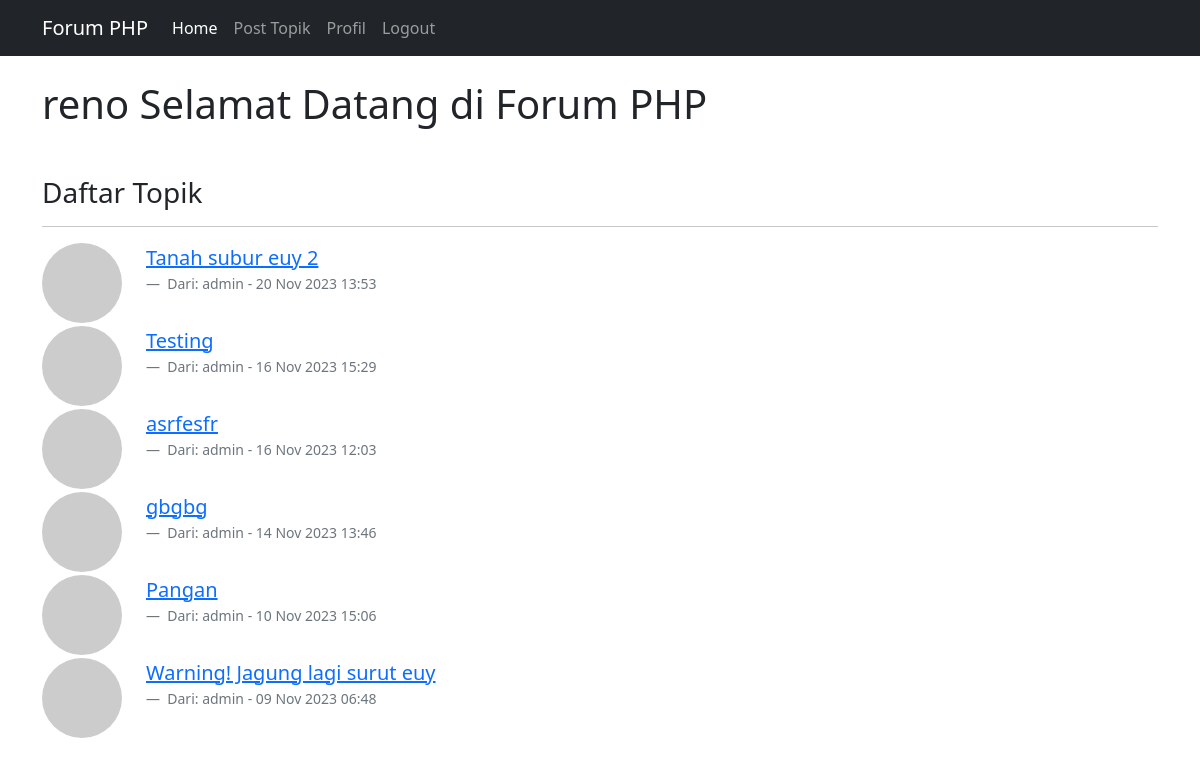
The page /forum/index.php (signed in) on the database its author committed.
### tables this page shows
CREATE TABLE `topik` (
  `id` int(11) NOT NULL,
  `judul` text NOT NULL,
  `deskripsi` text DEFAULT NULL,
  `tanggal` datetime NOT NULL,
  `id_user` int(11) NOT NULL
);

CREATE TABLE `users` (
  `id` int(11) NOT NULL,
  `nama` varchar(255) NOT NULL,
  `email` varchar(255) NOT NULL,
  `password` varchar(255) NOT NULL
);

### forum/index.php (the view, shortened to what this page needs)
<!doctype html>
<html lang="en">
  <head>
    <link href="bootstrap/css/bootstrap.min.css" rel="stylesheet">
  </head>
  <body>
      <?php
      include 'menu.php';
      ?>
      <div class="container">
        <h1>
          <?php
          if (isset($_SESSION['user'])) {
            echo $_SESSION['user']['nama'];
          }
          ?>
          Selamat Datang di Forum PHP
        </h1>
        <?php
        if (isset($_SESSION['user']) && !empty($_SESSION['user'])) {
          $pdo = require 'koneksi.php';
          $sql = "SELECT judul, tanggal, nama, email, topik.id, id_user FROM topik
          INNER JOIN users ON topik.id_user = users.id
          ORDER BY tanggal DESC";
          $query = $pdo->prepare($sql);
          $query->execute();
        ?>
        <h3 class="mt-5">Daftar Topik</h3>
        <hr/>
        <?php
        while($data = $query->fetch()) {
        ?>
        <div class="row">
          <div class="col-auto">
            <img src="//www.gravatar.com/avatar/<?php echo md5($data['email']);?>?s=48&d=monsterid" class="rounded-circle"/>
          </div>
        <figure class="col">
          <blockquote class="blockquote">
            <p>
              <a href="lihat-topik.php?id=<?php echo $data['id'];?>"><?php echo htmlentities($data['judul']);?></a>
            </p>
          </blockquote>
          <figcaption class="blockquote-footer">
            Dari: <?php echo htmlentities($data['nama']);?>
            - <?php echo date('d M Y H:i', strtotime($data['tanggal']));?>
          </figcaption>
        </figure>
        </div>
        <?php }?>
        <?php }?>
      </div>
  </body>
</html>

### rows shown on the page
topik: judul "Tanah subur euy 2", id_user.nama "admin", tanggal "20 Nov 2023 13:53"
topik: judul "Testing", id_user.nama "admin", tanggal "16 Nov 2023 15:29"
topik: judul "asrfesfr", id_user.nama "admin", tanggal "16 Nov 2023 12:03"
topik: judul "gbgbg", id_user.nama "admin", tanggal "14 Nov 2023 13:46"
topik: judul "Pangan", id_user.nama "admin", tanggal "10 Nov 2023 15:06"
topik: judul "Warning! Jagung lagi surut euy", id_user.nama "admin", tanggal "09 Nov 2023 06:48"

### other values the page prints
$_SESSION['user']['nama'] "reno"
